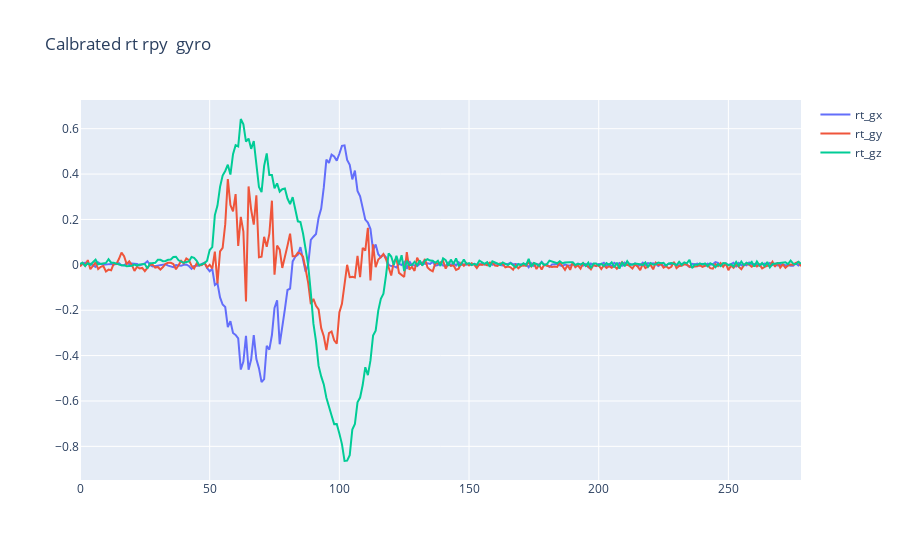
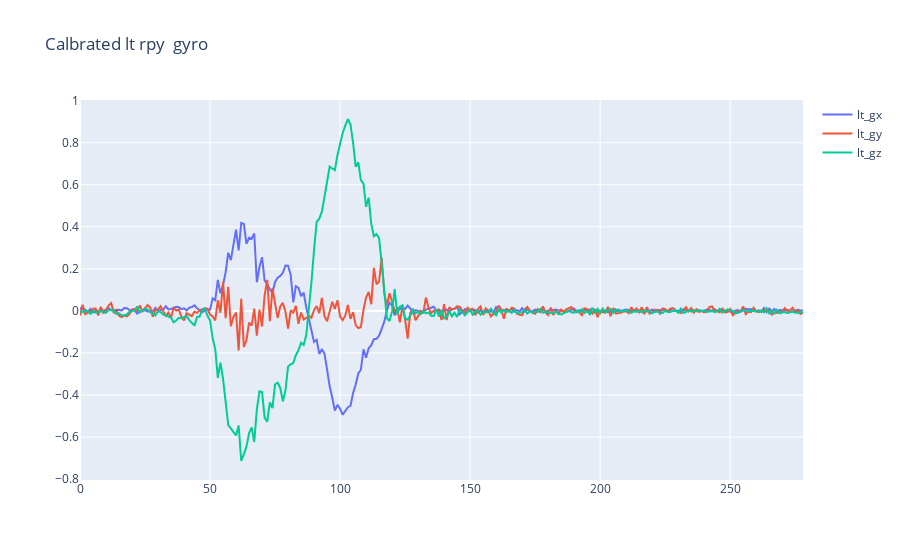
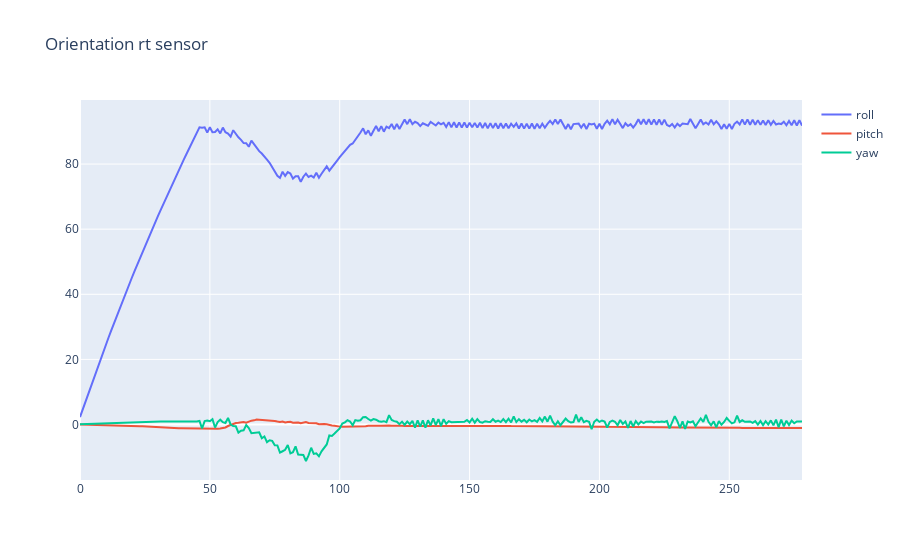
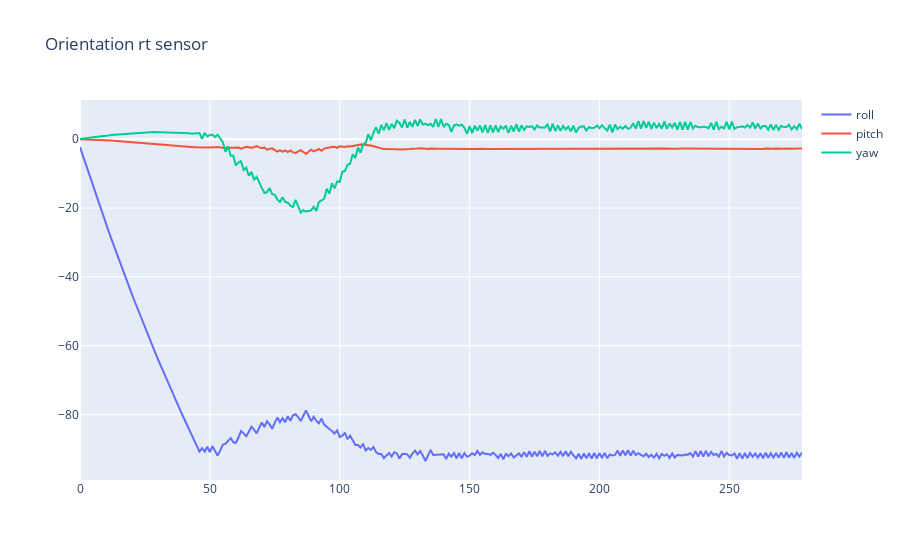

Source (notebook cell) for these figures, in order:
### Code cell
bt_outl,bb_outl,lt_outl,lb_outl,rt_outl,rb_outl =  parse_to_sensors(calibration_set)
# filtered_rt = find_outliers(rt_outl)
# show_plot(rt_1,'Test rt rpy ',False)
#show_plot(rt_outl,'Test rt rpy ',True) 
calibrated_rt = calibration(rt_1,rt_outl)
calibrated_rb = calibration(rb_1,rb_outl)



calibrated_lt = calibration(lt_1,lt_outl)
calibrated_lb = calibration(lb_1,lb_outl)




calibrated_bt = calibration(bt_1,bt_outl)
calibrated_bb = calibration(bb_1,bb_outl)


# show_plot(calibrated_rb,'Calbrated rb rpy ',False)
# show_plot(calibrated_lb,'Calbrated lb rpy ',False)
# show_plot(rt_outl,'Test rt rpy ',True)


show_plot(calibrated_rt,'Calbrated rt rpy ',False)
show_plot(calibrated_lt,'Calbrated lt rpy ',False)
# show_plot(calibrated_lt,'Calbrated lt rpy ',True)

### Figure 1 — Plotly figure (JSON) as saved in the notebook; plotly's stock layout.template omitted (floating-point values rounded to 4 significant figures; data arrays with more than 128 entries replaced by an {"elided": "..."} marker saying what was removed)
{"data": [{"name": "rt_gx", "type": "scatter", "x": {"elided": "279 int values"}, "y": {"elided": "279 float values"}}, {"name": "rt_gy", "type": "scatter", "x": {"elided": "279 int values"}, "y": {"elided": "279 float values"}}, {"name": "rt_gz", "type": "scatter", "x": {"elided": "279 int values"}, "y": {"elided": "279 float values"}}], "layout": {"title": {"text": "Calbrated rt rpy  gyro"}}}

### Figure 2 — Plotly figure (JSON) as saved in the notebook; plotly's stock layout.template omitted (floating-point values rounded to 4 significant figures; data arrays with more than 128 entries replaced by an {"elided": "..."} marker saying what was removed)
{"data": [{"name": "lt_gx", "type": "scatter", "x": {"elided": "279 int values"}, "y": {"elided": "279 float values"}}, {"name": "lt_gy", "type": "scatter", "x": {"elided": "279 int values"}, "y": {"elided": "279 float values"}}, {"name": "lt_gz", "type": "scatter", "x": {"elided": "279 int values"}, "y": {"elided": "279 float values"}}], "layout": {"title": {"text": "Calbrated lt rpy  gyro"}}}

### Figure 3 — Plotly figure (JSON) as saved in the notebook; plotly's stock layout.template omitted (floating-point values rounded to 4 significant figures; data arrays with more than 128 entries replaced by an {"elided": "..."} marker saying what was removed)
{"data": [{"name": "roll", "type": "scatter", "x": {"elided": "279 int values"}, "y": {"elided": "279 float values"}}, {"name": "pitch", "type": "scatter", "x": {"elided": "279 int values"}, "y": {"elided": "279 float values"}}, {"name": "yaw", "type": "scatter", "x": {"elided": "279 int values"}, "y": {"elided": "279 float values"}}], "layout": {"title": {"text": "Orientation rt sensor"}}}

### Figure 4 — Plotly figure (JSON) as saved in the notebook; plotly's stock layout.template omitted (floating-point values rounded to 4 significant figures; data arrays with more than 128 entries replaced by an {"elided": "..."} marker saying what was removed)
{"data": [{"name": "roll", "type": "scatter", "x": {"elided": "279 int values"}, "y": {"elided": "279 float values"}}, {"name": "pitch", "type": "scatter", "x": {"elided": "279 int values"}, "y": {"elided": "279 float values"}}, {"name": "yaw", "type": "scatter", "x": {"elided": "279 int values"}, "y": {"elided": "279 float values"}}], "layout": {"title": {"text": "Orientation rt sensor"}}}
